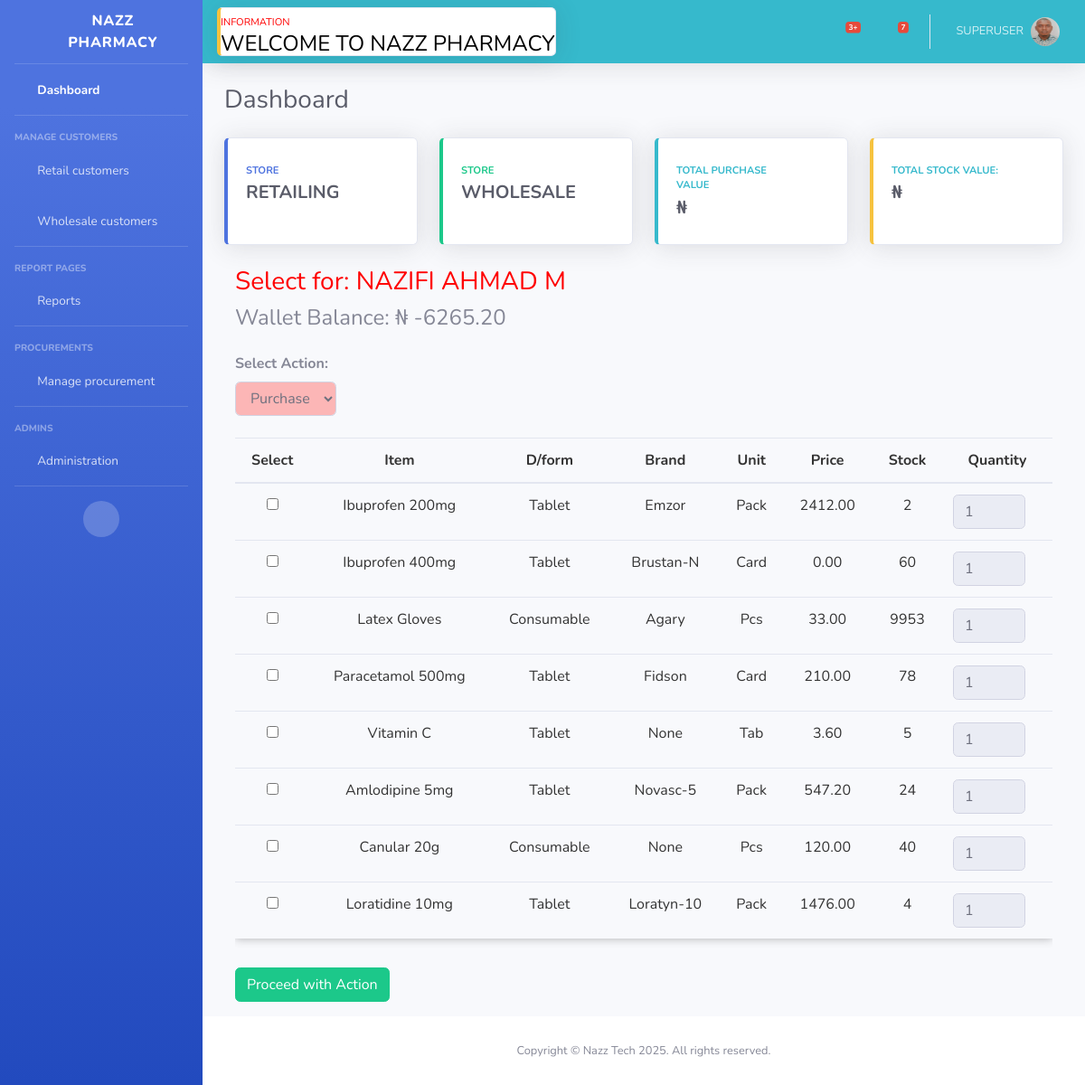
/select_items/1/ (signed in), run on an earlier commit of the app's database.
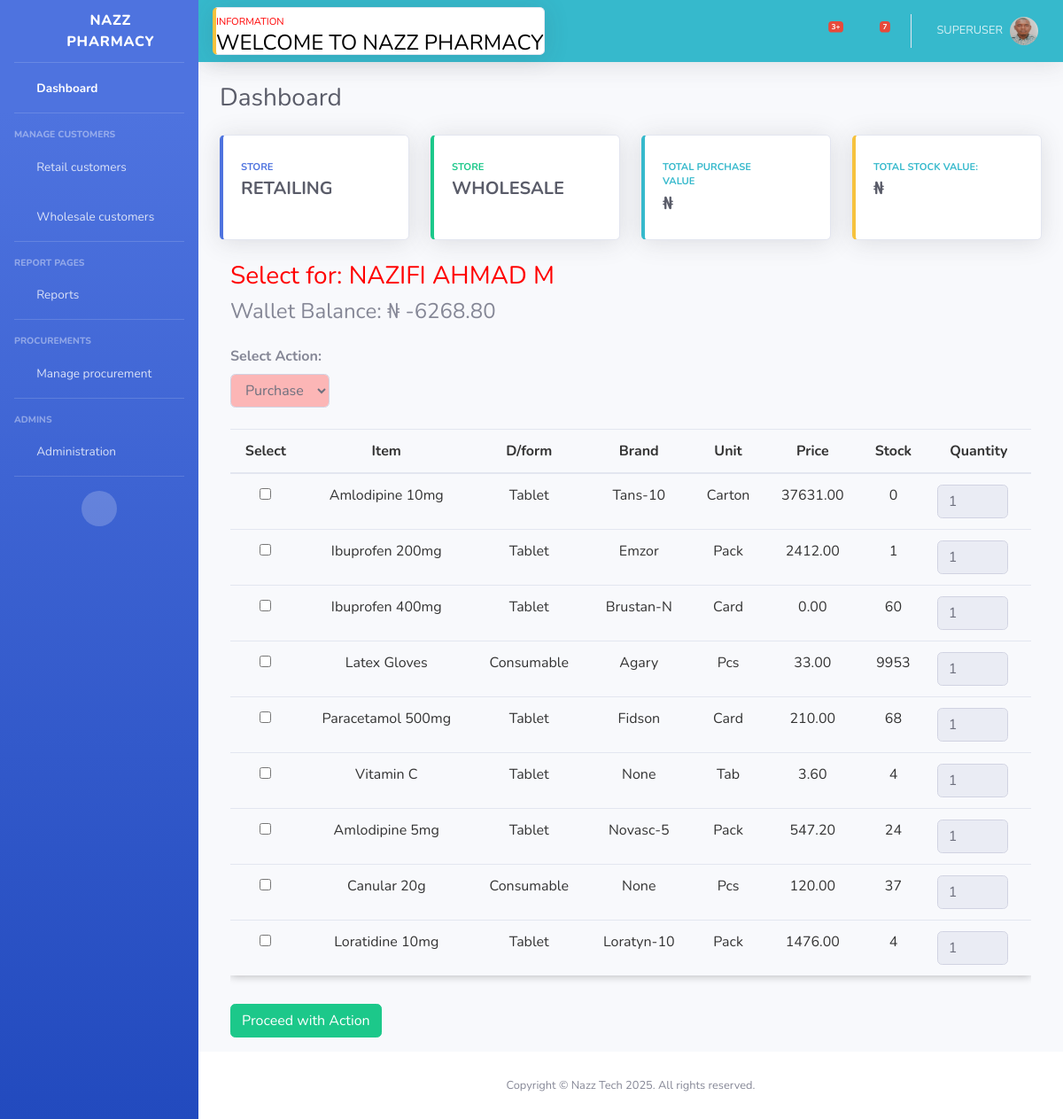
And on a later commit of the database.
### customer/models.py (models this page shows, shortened)
class Wallet(models.Model):
    customer = models.OneToOneField(Customer, on_delete=models.CASCADE, related_name='wallet')
    balance = models.DecimalField(max_digits=10, decimal_places=2, default=0.00)

### store/models.py (models this page shows, shortened)
class Item(models.Model):
    name = models.CharField(max_length=200)
    dosage_form = models.CharField(max_length=200, choices=DOSAGE_FORM, blank=True, null=True)
    brand = models.CharField(max_length=200, blank=True, null=True)
    unit = models.CharField(max_length=200, choices=UNIT, blank=True, null=True)
    cost = models.DecimalField(max_digits=12, decimal_places=2, default=0)
    price = models.DecimalField(max_digits=12, decimal_places=2, default=0)
    markup = models.DecimalField(max_digits=6, decimal_places=2, default=0, choices=MARKUP_CHOICES)
    stock = models.PositiveIntegerField(default=0, null=True, blank=True)
    low_stock_threshold = models.PositiveIntegerField(default=0, null=True, blank=True)
    exp_date = models.DateField(null=True, blank=True)
    class Meta:
        ordering = ('name',)

### store/views.py (the view, shortened to what this page needs)
# urls.py: path('select_items/<int:pk>/', views.select_items, name='select_items'),
@transaction.atomic
@login_required
def select_items(request, pk):
    if request.user.is_authenticated:
        customer = get_object_or_404(Customer, id=pk)
        items = Item.objects.all().order_by('name')
        wallet_balance = Decimal('0.0')
        try:
            wallet_balance = customer.wallet.balance
        except Wallet.DoesNotExist:
            messages.warning(request, 'This customer does not have an associated wallet.')
        return render(request, 'partials/select_items.html', {
            'customer': customer,
            'items': items,
            'wallet_balance': wallet_balance
        })
    else:
        return redirect('store:index')

### templates/partials/select_items.html (shortened to what this page needs)
{% extends "partials/base.html" %}
{% block content %}
<div class="col-12">
    {% if customer %}
    <div class="customer-info mb-4">
        <h3 style="color: red;">Select for: {{ customer.name|upper }}</h3>
        <h4>Wallet Balance: ₦ {{ wallet_balance }}</h4>
    </div>
    {% endif %}
    <div class="mb-4">
        <label for="action" class="form-label" style="font-weight: bold;">Select Action:</label>
        <select id="action" class="form-select form-control" name="action" form="item-form"
            style="background-color: rgb(252, 182, 182); width:auto">
            <option value="purchase" selected>Purchase</option>
        </select>
    </div>
    <form method="post" action="{% url 'store:select_items' customer.id %}" id="item-form">
        <div id="item-selection" class="table-responsive">
            <table class="table table-hover table-reponsive">
                <thead>
                    <tr>
                        <th>Select</th>
                        <th>Item</th>
                        <th>D/form</th>
                        <th>Brand</th>
                        <th>Unit</th>
                        <th>Price</th>
                        <th>Stock</th>
                        <th>Quantity</th>
                    </tr>
                </thead>
                <tbody id="for-customer">
                    {% for item in items %}
                    <tr>
                        <td>
                            <input type="checkbox" name="item_ids" value="{{ item.id }}">
                        </td>
                        <td>{{ item.name|title }}</td>
                        <td>{{ item.dosage_form }}</td>
                        <td>{{ item.brand|title }}</td>
                        <td>{{ item.unit }}</td>
                        <td>{{ item.price }}</td>
                        <td>{{ item.stock }}</td>
                        <td>
                            <input type="number" name="quantities" min="1" max="{{ item.stock_quantity }}" value="1"
                                class="form-control input-sm" style="width: 80px" disabled>
                        </td>
                    </tr>
                    {% endfor %}
                </tbody>
            </table>
        </div>
        <button type="submit" class="btn btn-success my-3">Proceed with Action</button>
    </form>
</div>
{% endblock content %}

What changed in the data, as far as the page shows it:
changed Wallet: balance "-6265.20" → "-6268.80"
added Item: name "Amlodipine 10mg", dosage_form "Tablet", brand "Tans-10", unit "Carton", price "37631.00", stock "0"
changed Item "Ibuprofen 200mg": stock "2" → "1"
changed Item "Paracetamol 500mg": stock "78" → "68"
changed Item "Vitamin C": stock "5" → "4"
changed Item "Canular 20g": stock "40" → "37"
